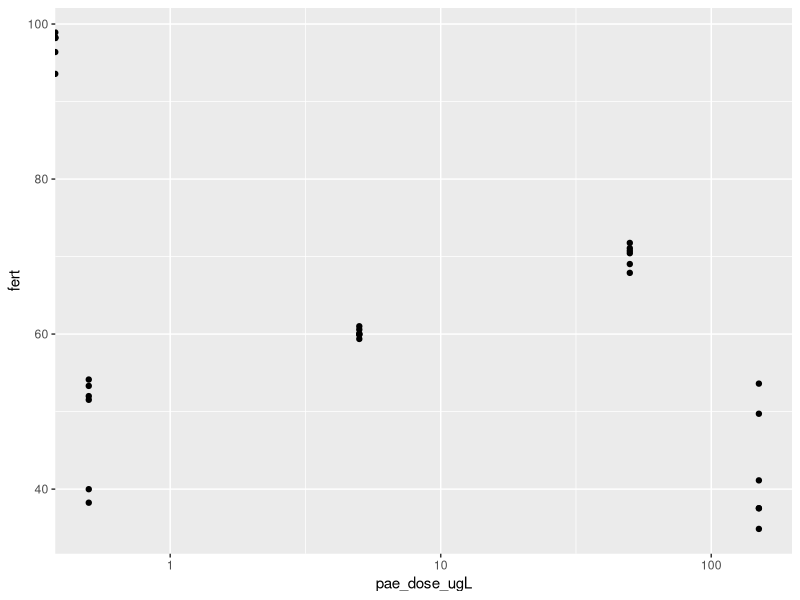

Here is the R script that generated this plot:


# load packages
library(tidyverse)
library(ggplot2)
install.packages("viridis")
library(viridis)

# set working directory
setwd("C:/Users/ssdon/OneDrive/Documents/himb-summer22")

# practice plotting
n <- 6

pae_dose_ugL <- c(rep(0, n), 
                  rep(0.5, n),
                  rep(5, n),
                  rep(50, n),
                  rep(150, n)
)

fert <- c(rnorm(n=n, mean=100, sd=4), 
          rnorm(n=n, mean=50, sd=9),
          rnorm(n=n, mean=60, sd=1),
          rnorm(n=n, mean=70, sd=2),
          rnorm(n=n, mean=40, sd=6)
)

df <- data.frame(pae_dose_ugL,fert)


ggplot(df, aes(x=pae_dose_ugL, y=fert)) +
  geom_point() +
  scale_x_continuous(trans='log10')

